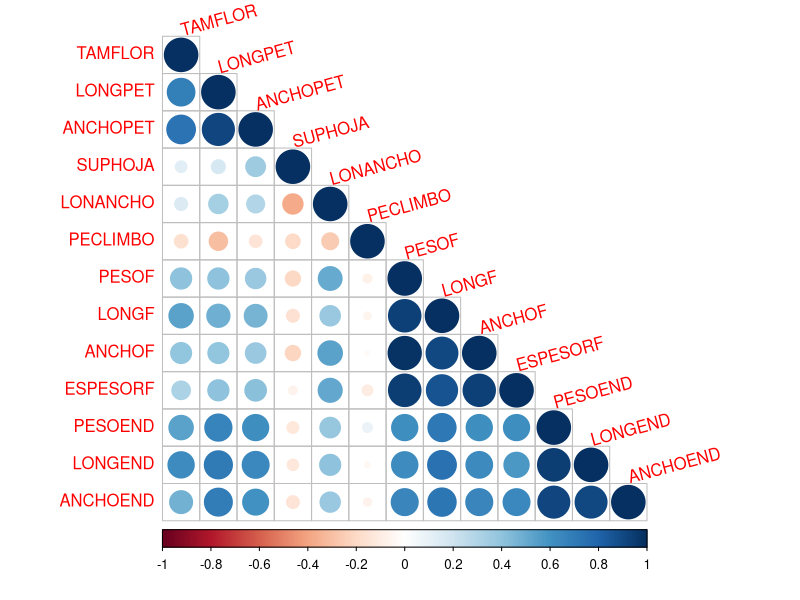
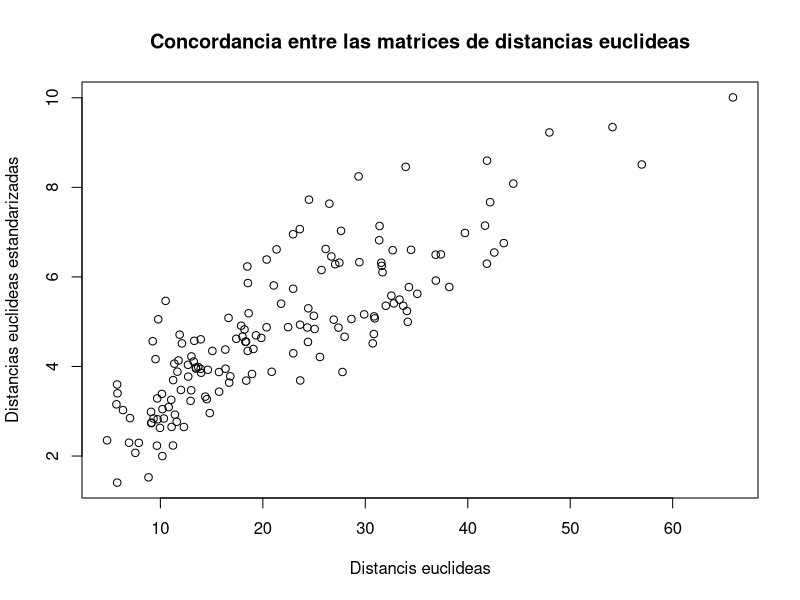
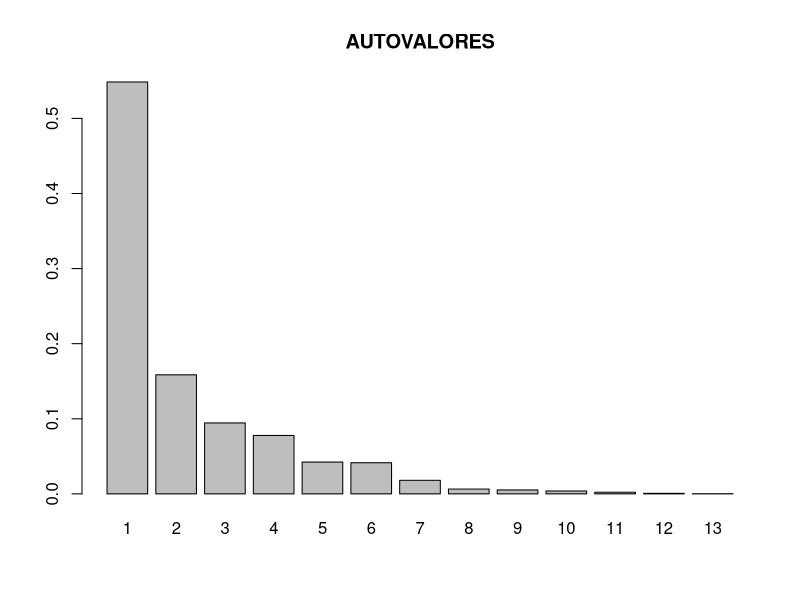
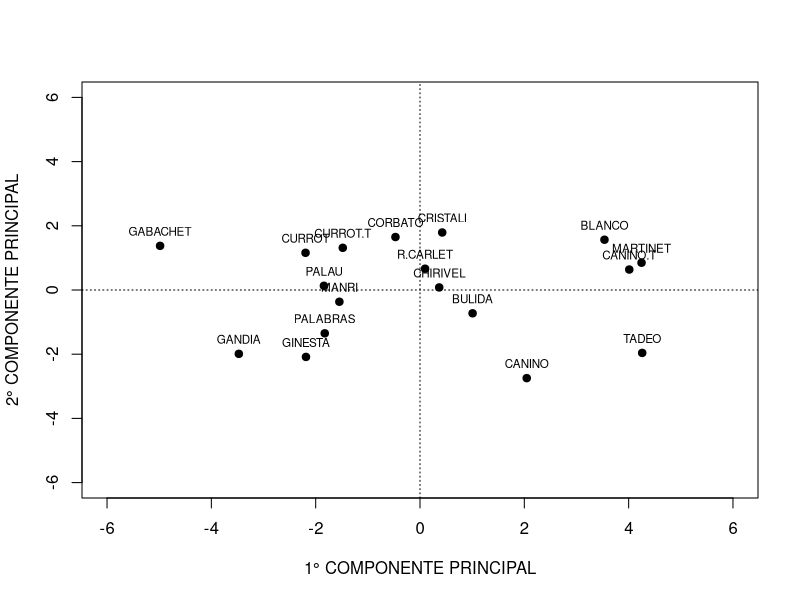
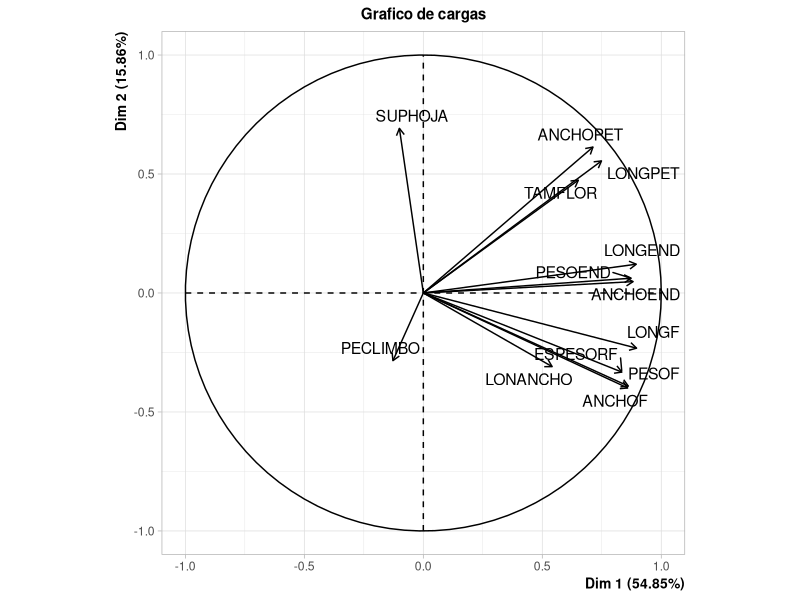
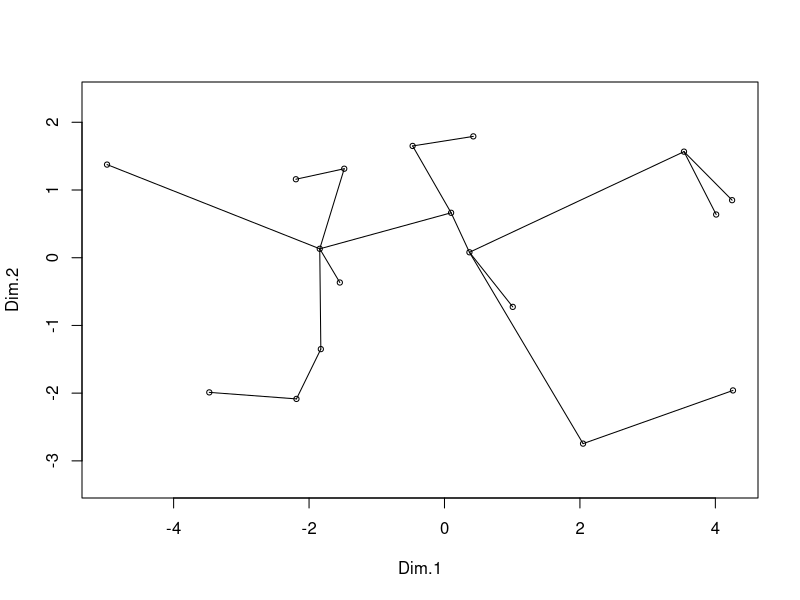
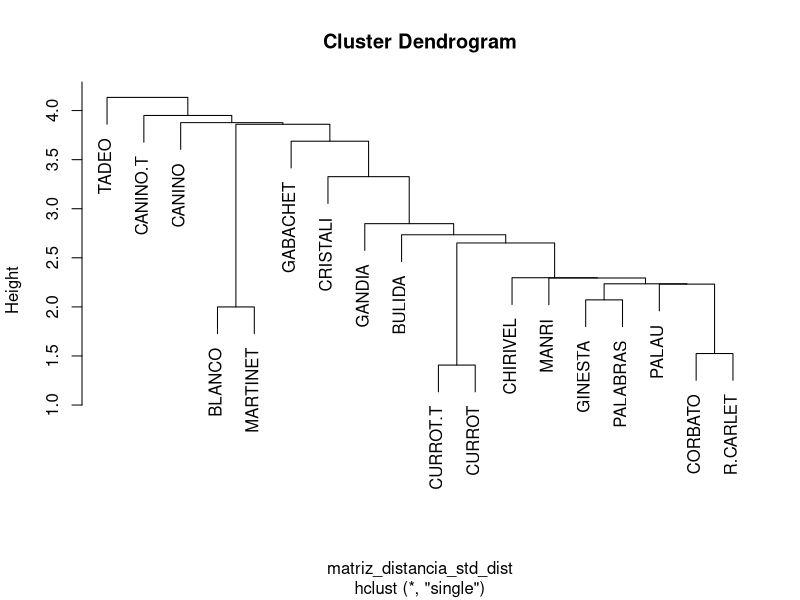
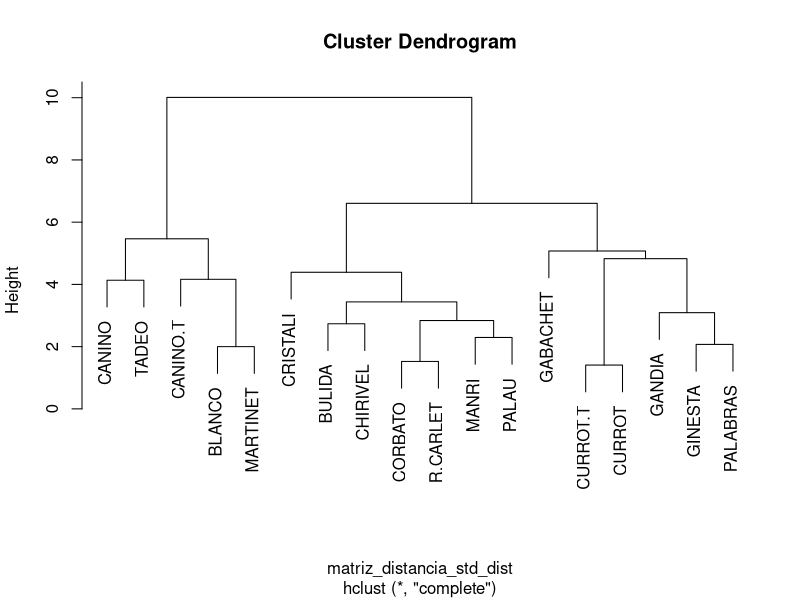

Write R code to recreate these figures, in order.
## ---- chunk 1
knitr::opts_chunk$set(echo = TRUE, message = FALSE, warning = FALSE)
## ---- chunk 2
library(FactoMineR)
library(kableExtra)
library(tidyverse)
## ---- chunk 3
datos <- read_csv2(here::here("data", "raw", "DAMASCO.csv"))
## ---- chunk 4
glimpse(datos)
## ---- chunk 5
datos %>% 
    select(-VAR) %>% 
    summarise_all(mean) %>% 
    round(1) %>% 
    kable() %>% 
    kable_styling(font_size = 12) %>% 
    kable_classic_2()
## ---- chunk 6
datos %>% 
    select(-VAR) %>%  
    cov() %>%  
    round(1) %>% 
    kable() %>% 
    kable_styling(font_size = 12) %>% 
    kable_classic_2() 
## ---- chunk 7
datos %>% select(-VAR) %>%
    summarise_all(function(x) sd(x) / mean(x)) %>% 
    pivot_longer(cols = everything(), names_to = "VAR", values_to = "CV") %>% 
    arrange(desc(CV)) %>% 
    mutate(CV = round(CV, 1)) %>%
    kable() %>% 
    kable_styling(font_size = 12, full_width = FALSE) %>% 
    kable_classic_2()
## ---- chunk 8
# No utilizamos la primer columna
datos_std = scale(datos[-1])
## ---- chunk 9
datos_std %>%
    as_tibble() %>% 
    summarise_all(function(x) sd(x, na.rm=TRUE) /  mean(x, na.rm=TRUE)) %>% 
    round(1)
## ---- chunk 10
datos %>% 
    select(-VAR) %>%
    cor() %>% 
    round(1)  %>% 
    kable() %>% 
    kable_styling(font_size = 12)%>% 
    kable_classic_2()
## ---- chunk 11
datos%>%
    select(-VAR) %>%
    cor() %>%
    corrplot::corrplot(
      method = "circle", 
      type = "lower", 
      tl.srt = 15
    )
## ---- chunk 12
dist <- data.frame(datos[-1])
rownames(dist) <- datos$VAR

matriz_distancia <- dist %>% 
    dist(method = "euclidean", diag = TRUE, upper = TRUE) %>% 
    as.matrix()

 matriz_distancia %>% 
    round(1) %>% 
    kable() %>% 
    kable_styling() %>% 
    kable_classic_2()%>%
    scroll_box(height = "300px", width = "100%")
## ---- chunk 13
matriz_distancia_df <- data.frame(
  "var1" = rep(colnames(matriz_distancia), each = ncol(matriz_distancia)), 
  "var2" = rep(colnames(matriz_distancia), ncol(matriz_distancia)),
  "distancia" = c(matriz_distancia)
)

matriz_distancia_df %>%
    filter(
      rep(
          1:ncol(matriz_distancia),
          each = ncol(matriz_distancia)
      ) > 
      rep(
          1:ncol(matriz_distancia),
          times = ncol(matriz_distancia)
      )
  ) %>%
  arrange(distancia) %>%
  head(3) %>%
  kable(col.names = c("Variedad 1", "Variedad 2", "Distancia")) %>% 
  kable_styling(font_size = 12, full_width = FALSE) %>% 
  kable_classic_2()
## ---- chunk 14
dist_std <- data.frame(scale(datos[-1]))
rownames(dist_std) <- datos$VAR

matriz_distancia_std <- dist_std %>% 
    dist(method = "euclidean", diag = TRUE, upper = TRUE) %>% 
    as.matrix()

matriz_distancia_std %>%
    round(1) %>% 
    kable() %>% 
    kable_styling() %>% 
    kable_classic_2()%>%
    scroll_box(height = "300px", width = "100%")

## ---- chunk 15
matriz_distancia_std_df <- data.frame(
  "var1" = rep(colnames(matriz_distancia_std), each = ncol(matriz_distancia_std)), 
  "var2" = rep(colnames(matriz_distancia_std), ncol(matriz_distancia_std)),
  "distancia" = c(matriz_distancia_std)
)


matriz_distancia_std_df %>%
    filter(
      rep(
          1:ncol(matriz_distancia_std),
          each = ncol(matriz_distancia_std)
      ) > 
      rep(
          1:ncol(matriz_distancia_std),
          times = ncol(matriz_distancia_std)
      )
  ) %>%
  arrange(distancia) %>%
  head(3) %>%
  kable(col.names = c("Variedad 1", "Variedad 2", "Distancia")) %>% 
  kable_styling(font_size = 12, full_width = FALSE) %>% 
  kable_classic_2()

## ---- chunk 16
matriz_distancia_dist <- as.dist(matriz_distancia)
matriz_distancia_std_dist <- as.dist(matriz_distancia_std)
conc <- cor(matriz_distancia_dist, matriz_distancia_std_dist) %>%
      as_tibble() %>%
      round(2) %>%
      rename(CONCORDANCIA = value)
## ---- chunk 17
plot(
  matriz_distancia_dist, 
  matriz_distancia_std_dist, 
  ylab = "Distancias euclideas estandarizadas", 
  xlab = "Distancis euclideas", 
  main = "Concordancia entre las matrices de distancias euclideas"
)
## ---- chunk 18
datos_std <- data.frame(datos_std)
rownames(datos_std) <- datos$VAR

pca <- PCA(datos_std, ncp = 2, graph = FALSE)

pca$eig %>%
  data.frame() %>%
  rename(
    "Autovalores" = "eigenvalue", 
    "% Varianza" = "percentage.of.variance", 
    "% Varianza acumulada" = "cumulative.percentage.of.variance" 
  ) %>%
  kable() %>%
  kable_styling(full_width = FALSE) %>%
  kable_classic_2()
## ---- chunk 19
# Agregar linea que acumula.
prop_table = prop.table(pca$eig[, 1])
barplot(prop_table, main = "AUTOVALORES", names.arg = 1:nrow(pca$eig))
#lines(c(1, 13), c(0, 0.5))
## ---- chunk 20
pca$var$coord %>%
  kable() %>%
  kable_styling(full_width = FALSE) %>%
  kable_classic_2()
## ---- chunk 21
pc1 <- pca$ind$coord[, 1]
pc2 <- pca$ind$coord[, 2]
etiquetas <- rownames(pca$ind$coord)
plot(
  pc1,
  pc2, 
  ylab = "2° COMPONENTE PRINCIPAL", 
  xlab = "1° COMPONENTE PRINCIPAL", 
  xlim = c(-6, 6), 
  ylim = c(-6, 6),
  pch = 19
)
abline(h = 0, lty = 3)
abline(v = 0, lty = 3)
text(pc1, pc2, etiquetas, pos = 3, cex = 0.7)
## ---- chunk 22
plot(pca, choix = "var", title = "Grafico de cargas")
## ---- chunk 23
library(vegan)
## ---- chunk 24
mst <- spantree(matriz_distancia_std_dist)
plot(mst, pca$ind$coord)
# faltan las cp!
## ---- chunk 25
x <- as.matrix(datos_std)
cor <- cor(x)
autovalores_ <- eigen(cor)

round(autovalores_$values, 1) %>%
  kable(col.names = "AUTOVALORES") %>%
  kable_styling(full_width = FALSE) %>%
  kable_classic_2() 
## ---- chunk 26
round(autovalores_$vectors[, 1:2], 1) %>%
  kable(col.names = c("AUTOVECTOR 1", "AUTOVECTOR 2")) %>%
  kable_styling(full_width = FALSE) %>%
  kable_classic_2()
## ---- chunk 27
etiquetas <- rownames(pca$var$coord)
p <- as.matrix(autovalores_$vectors)
y <- x %*% p
colnames(y) <- etiquetas
rownames(y) <- datos$VAR

round(y, 1) %>%
  kable() %>%
  kable_classic_2()
## ---- chunk 28
dvs <- svd(x)

round(dvs$d, 1) %>%
  kable(col.names = "d")%>%
  kable_styling(full_width = FALSE)%>%
  kable_classic_2()
## ---- chunk 29
colnames(dvs$u) <- etiquetas

dvs$u %>%
  round(1) %>%
  kable() %>%
  kable_classic_2()
## ---- chunk 30
colnames(dvs$v) <- etiquetas

dvs$v %>%
  round(1) %>%
  kable() %>%
  kable_styling(full_width = FALSE) %>%
  kable_classic_2()
## ---- chunk 31
u <- dvs$u
v <- dvs$v
d <- diag(dvs$d, 13, 13)
ydvs <- u %*% d
colnames(ydvs) <- etiquetas
rownames(ydvs) <- datos$VAR

round(ydvs, 1) %>%
  kable() %>%
  kable_classic_2()
## ---- chunk 32
cluster_min <- hclust(matriz_distancia_std_dist, method = "single")
plot(cluster_min)
## ---- chunk 33
cluster_com <- hclust(matriz_distancia_std_dist, method = "complete")
plot(cluster_com)
## ---- chunk 34
cluster_upgma <- hclust(matriz_distancia_std_dist, method = "average")
plot(cluster_upgma)
## ---- chunk 35
cluster_ward <- hclust(matriz_distancia_std_dist, method = "ward.D")
plot(cluster_ward)
## ---- chunk 36
cophenetic_min = cophenetic(cluster_min)
plot(cophenetic_min, matriz_distancia_std_dist)
## ---- chunk 37
cophenetic_com = cophenetic(cluster_com)
plot(cophenetic_com, matriz_distancia_std_dist)
## ---- chunk 38
cophenetic_upgma = cophenetic(cluster_upgma)
plot(cophenetic_upgma, matriz_distancia_std_dist)
## ---- chunk 39
cophenetic_ward = cophenetic(cluster_ward)
plot(cophenetic_ward, matriz_distancia_std_dist)
## ---- chunk 40
cor(cophenetic_min, matriz_distancia_std_dist)
## ---- chunk 41
cor(cophenetic_com, matriz_distancia_std_dist)
## ---- chunk 42
cor(cophenetic_upgma, matriz_distancia_std_dist)
## ---- chunk 43
cor(cophenetic_ward, matriz_distancia_std_dist)
## ---- chunk 44
cutree(cluster_min, k=6)
## ---- chunk 45
library(ape)
# usar funcion 'nj'
